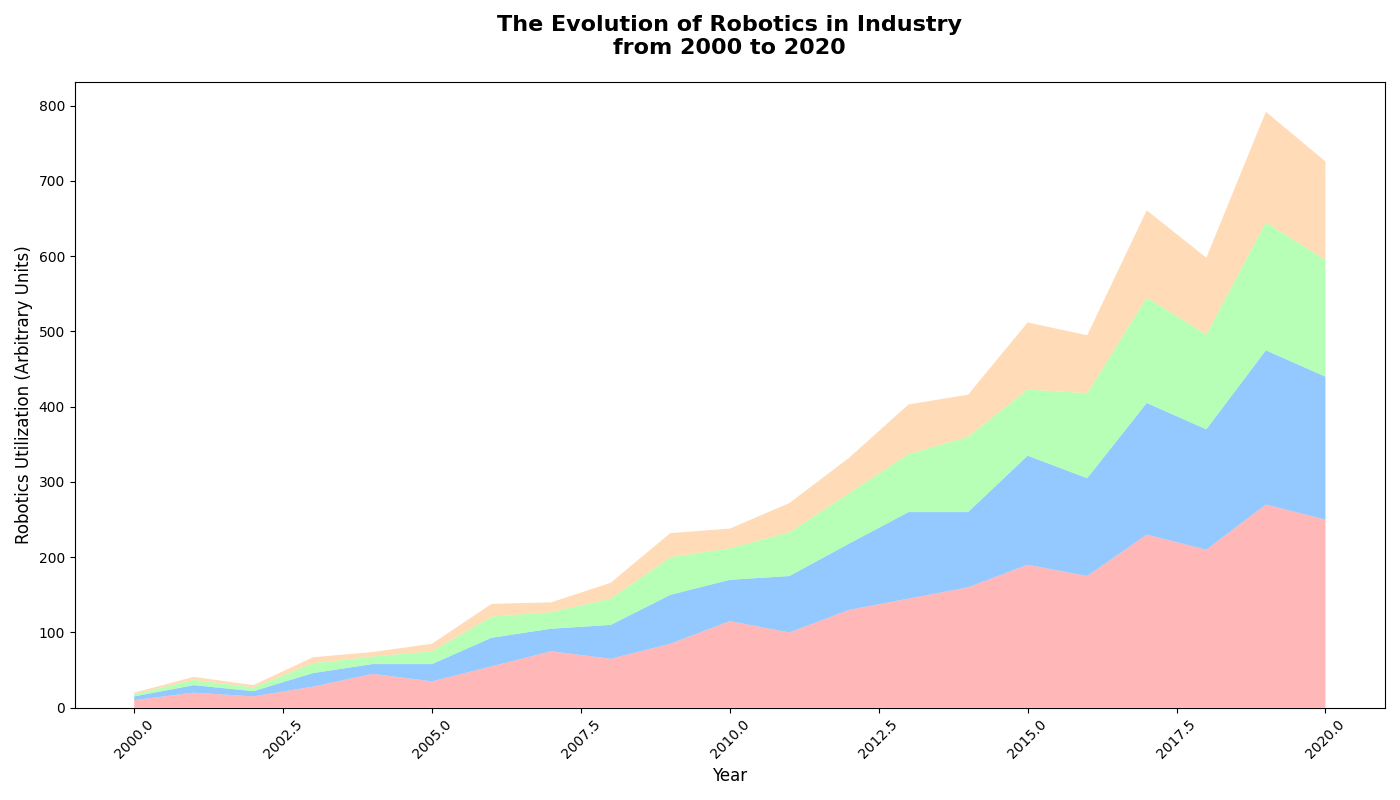

Reproduce this figure in Python.
import matplotlib.pyplot as plt
import numpy as np

years = np.arange(2000, 2021)
manufacturing = np.array([10, 20, 15, 28, 45, 35, 55, 75, 65, 85, 115, 100, 130, 145, 160, 190, 175, 230, 210, 270, 250])
healthcare = np.array([5, 10, 7, 18, 13, 23, 38, 30, 45, 65, 55, 75, 88, 115, 100, 145, 130, 175, 160, 205, 190])
retail = np.array([3, 7, 5, 13, 10, 17, 28, 22, 35, 50, 42, 58, 67, 77, 100, 88, 113, 140, 126, 170, 155])
agriculture = np.array([2, 4, 3, 8, 6, 10, 17, 13, 21, 32, 26, 39, 47, 66, 56, 89, 77, 116, 102, 147, 131])

plt.figure(figsize=(14, 8))
plt.stackplot(years, manufacturing, healthcare, retail, agriculture,
              colors=['#FF9999', '#66B3FF', '#99FF99', '#FFCC99'], alpha=0.7)

plt.title("The Evolution of Robotics in Industry\nfrom 2000 to 2020", fontsize=16, fontweight='bold', pad=20)
plt.xlabel("Year", fontsize=12)
plt.ylabel("Robotics Utilization (Arbitrary Units)", fontsize=12)
plt.xticks(rotation=45)
plt.tight_layout()
plt.show()
